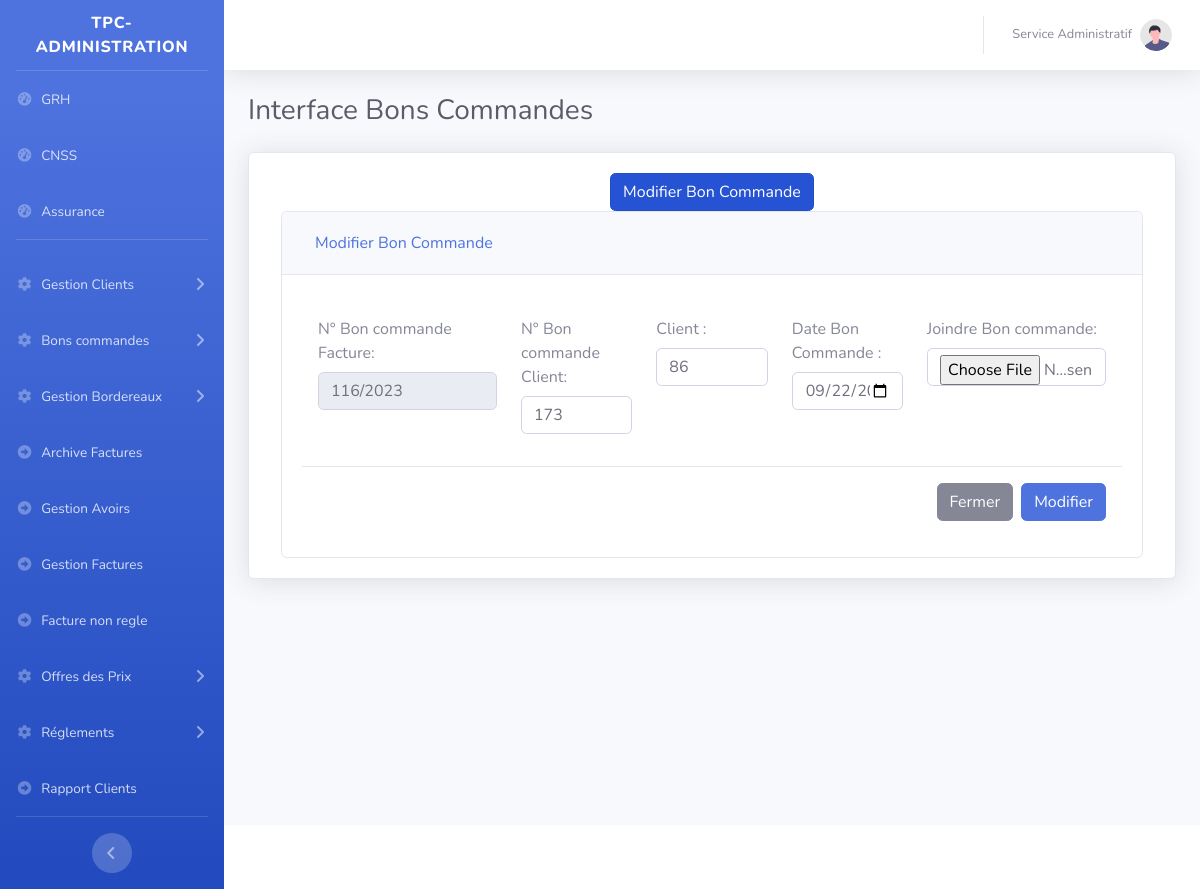
The page /main.php?Bons_commandes&ModifierBC&BC=116/2023 on the database its author committed.
### tables this page shows
CREATE TABLE `bon_commande` (
  `id` int(11) NOT NULL AUTO_INCREMENT,
  `num_bon_commande` varchar(32) DEFAULT NULL,
  `date_bon_commande` varchar(20) DEFAULT NULL,
  `client` varchar(250) DEFAULT NULL,
  `piecejointe` varchar(100) DEFAULT NULL,
  `num_bon_commandeClient` varchar(250) DEFAULT NULL,
  PRIMARY KEY (`id`),
  KEY `idx_bon_cmd_num` (`num_bon_commande`),
  CONSTRAINT `fk_bon_commande_facture_v2` FOREIGN KEY (`num_bon_commande`) REFERENCES `facture` (`num_fact`) ON DELETE SET NULL ON UPDATE CASCADE
);

### class/connexion.db.php (called while the page is built)
<?php
function connexion(): PDO {
    $host = getenv('DB_HOST') ?: '127.0.0.1';
    $port = getenv('DB_PORT') ?: 3306;
    $db   = getenv('DB_NAME') ?: 'tpc';
    $user = getenv('DB_USER') ?: 'root';
    $pass = getenv('DB_PASSWORD') !== false ? getenv('DB_PASSWORD') : '';
    $dsn = "mysql:host=$host;port=$port;dbname=$db;charset=utf8mb4";
    $opts = [
        PDO::ATTR_ERRMODE            => PDO::ERRMODE_EXCEPTION,
        PDO::ATTR_DEFAULT_FETCH_MODE => PDO::FETCH_ASSOC,
        PDO::ATTR_EMULATE_PREPARES   => false,
    ];
    return new PDO($dsn, $user, $pass, $opts);
}

### class/BonsCommandes.class.php (called while the page is built, shortened)
<?php
include_once 'connexion.db.php';
class BonsCommandes{
	private $cnx;
	public function __construct(){$this->cnx=connexion();}
	public function detailBC($BC){
	  	 $sql="select * from  bon_commande where num_bon_commande ='$BC'";
		$req=$this->cnx->query($sql);
		$resultat=$req->fetch();
		return $resultat;
	}
}
$bonCommande=new BonsCommandes();

### pages/BonsCommandes/Modifier.php (the view, shortened to what this page needs)
<?php
include 'class/BonsCommandes.class.php';
$bcParam = $_GET['BC'] ?? null;
$detailBonCommande = null;
if ($bcParam !== null) {
    $detailBonCommande = $bonCommande->detailBC($bcParam);
}
$numBonCommandeFacture = $bcParam;
$infoFacture = $bonCommande->getInfosFactureByBonCommande($detailBonCommande['num_bon_commande']);
$info = null;
if (!empty($infoFacture)) {
    foreach ($infoFacture as $infoRow) { $info = $infoRow; }
}
$client = null;
if (empty($detailBonCommande['client'])) {
    $client = $info['nom_client'] ?? '';
} else {
    $client = $detailBonCommande['client'];
}
?>
                    <div class="card shadow mb-4">
                       <div style="width:100%;text-align:center" class="col-12">
                            <a href="?Bons_commandes" class="btn btn-primary active " style="position:relative; top:20px;" >Modifier Bon Commande</a>
							</div>
                          <div class="card-body">
<div class="accordion col-12" id="accordionExample">
  <div class="card">
    <div class="card-header" id="headingOne">
      <h2 class="mb-0">
        <button class="btn btn-link btn-block text-left" type="button" data-toggle="collapse" data-target="#collapseOne" aria-expanded="true" aria-controls="collapseOne">
          Modifier Bon Commande
        </button>
      </h2>
    </div>
   <div id="collapseOne" class="collapse show" aria-labelledby="headingOne" data-parent="#accordionExample">
       <div class="card-body">
			<form method="post" enctype="multipart/form-data" id="formBordereau"   >
		  <div class="modal-body row">
			 <div class="mb-3 col-3">
				<label for="numBoncommandeFacture" class="col-form-label">N° Bon commande Facture:</label>
				<input type="text" value="<?=$numBonCommandeFacture?>" readonly   required  class="form-control" id="numBoncommandeFacture" name="numBoncommandeFacture"/>
			  </div>
			  <div class="mb-3 col-2">
				<label for="numBoncommandeClient" class="col-form-label">N° Bon commande Client:</label>
				<input type="text"   class="form-control" value="<?=$detailBonCommande['num_bon_commandeClient']?>" id="numBoncommandeClient" name="numBoncommandeClient"/>
			  </div>
			<div class="mb-3 col-2" >
				<label for="client" class="col-form-label">Client :</label>
				<input type="client" value="<?=$client?>" class="form-control" id="client" name="client"/>
			</div>
			<div class="mb-3 col-2" >
				<label for="date" class="col-form-label">Date Bon Commande :</label>
				<input type="date" value="<?=$detailBonCommande['date_bon_commande']?>" required  class="form-control" id="date" name="date"/>
			</div>
			<div class="mb-3 col-3" >
				<label for="bonCommande" class="col-form-label">Joindre Bon commande:</label>
				<input type="file" class="form-control" id="bonCommande" name="bonCommande"/>
			</div>
		  </div>
		  <div class="modal-footer">
			<button type="button" class="btn btn-secondary" data-bs-dismiss="modal">Fermer</button>
			<button type="submit" class="btn btn-primary" name="btnSubmitModifier" >Modifier</button>
		  </div>
		  </form>
      </div>
    </div>
  </div>
</div>
						  </div>
                    </div>

### rows shown on the page
bon_commande: numBoncommandeClient "173", client "86", date "09/22/2023"
